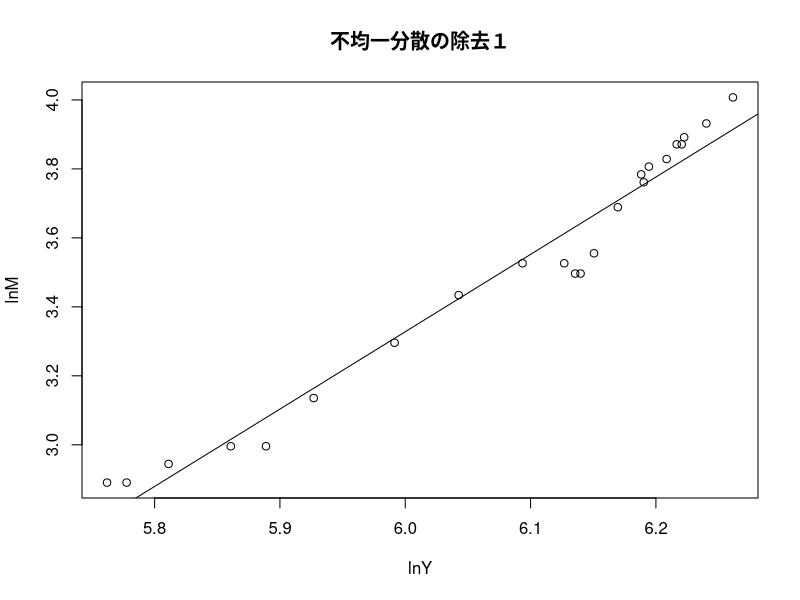

This figure's R source: (Note: this script raises an error after producing the figure.)
data1 <- read.table("ke0602.csv",header = TRUE, sep =",")
data1
plot(data1$lnY, data1$lnM,xlab="lnY",ylab="lnM",main="不均一分散の除去１")
fm2 <- lm(lnM ~ lnY, data = data1)
summary(fm2)
abline(fm2)
bptest(fm2)
